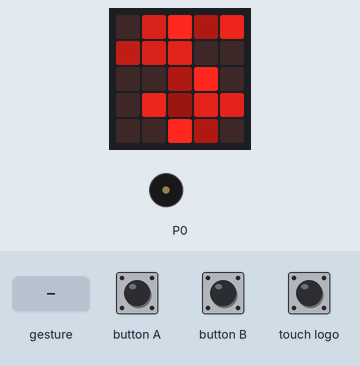
Simulated run of this program. Board: BBC micro:bit running MicroPython. On the bench: the board's 5×5 LED display, buzzer (waves = sounding). Inputs (shaded band) come from the test bench. Random numbers come from a fixed seed; a tilt is held for 1.5 s and a shake lasts 1 s, then the board lies face up again.

Above: at 1.7 s.
1.8 s: button A pressed for 0.15 s
At 2.04 s:
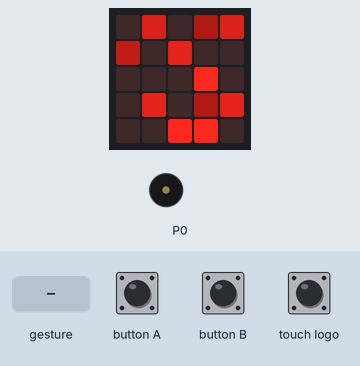
2.5 s: button B pressed for 0.15 s
At 2.9 s:
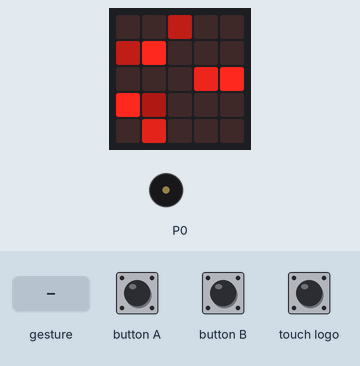
3.2 s: touch logo pressed for 0.15 s
At 3.71 s:
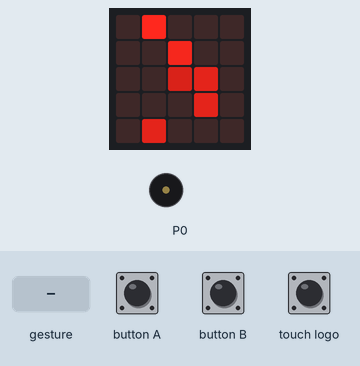
3.9 s: gesture 'shake'
At 4.38 s:
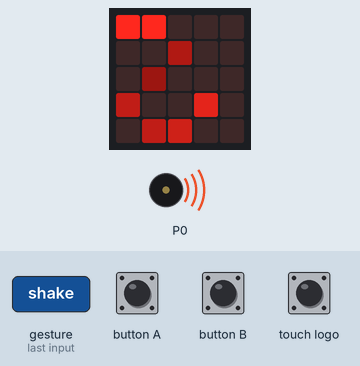
5.6 s: button A pressed for 1 s
At 6.37 s:
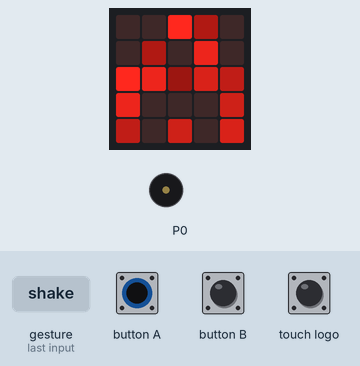
7.2 s: button B pressed for 1 s
At 9.2 s:
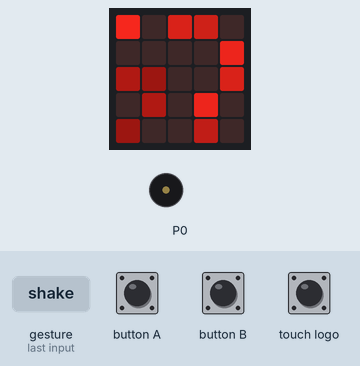
Timing chart, 0 to 10.7 s (numbered marks = the images above; inputs shaded):
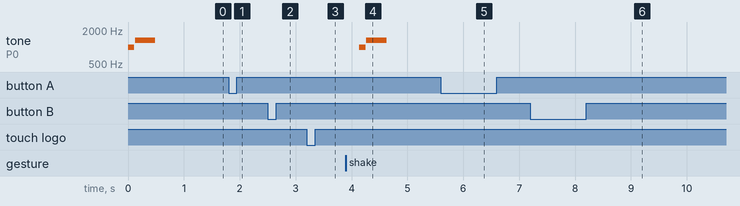

The program:

pixels.py
```python
import music
from random import randint, random
from microbit import display, speaker, accelerometer, button_a, button_b, pin_logo, sleep


def main():
    DISPLAY = ((0, 4), (0, 4))
    PIXEL_BRIGHTNESS_LEVELS = (1, 9)
    AUTO_RANDOM_LEVEL_CHANGE = 0.005
    SLEEP_RANGE = (0, 100)
    r = 0
    s = 0
    sleep_max = 0
    auto = True
    music.play(music.BA_DING)
    while True:
        if auto and (random() < AUTO_RANDOM_LEVEL_CHANGE):
            r = random()
            music.pitch(400, 1, wait=False)
        if auto and (random() < AUTO_RANDOM_LEVEL_CHANGE):
            s = random()
            music.pitch(800, 1, wait=False)
        if auto and (random() < AUTO_RANDOM_LEVEL_CHANGE):
            sleep_max = randint(*SLEEP_RANGE)
            music.pitch(1200, 1, wait=False)
        if button_a.was_pressed():
            r = random()
            auto = False
            speaker.off()
        elif button_b.was_pressed():
            s = random()
            auto = False
            speaker.off()
        elif pin_logo.is_touched():
            sleep_max = randint(*SLEEP_RANGE)
            auto = False
            speaker.off()
        elif not auto and accelerometer.was_gesture('shake'):
            auto = True
            speaker.on()
            music.play(music.BA_DING)
        display.set_pixel(randint(*DISPLAY[0]), randint(*DISPLAY[1]), randint(*PIXEL_BRIGHTNESS_LEVELS) if random() < r else 0)
        if random() < s:
            sleep(randint(0, sleep_max))


if __name__ == '__main__':
    main()
```

Measured:
- after the input at 3.9 s, tone on P0: silent → 988 Hz after 0.24 s, → silent 0.12 s later, → 1319 Hz 0.01 s later, → silent 0.36 s later
- what the display in image 4 shows lasts 0.6 s, from 4.1 s to 4.7 s
